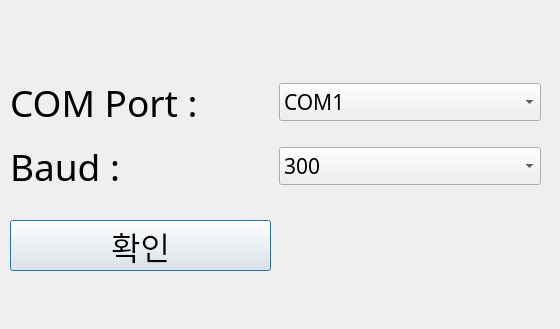
<?xml version="1.0" encoding="UTF-8"?>
<ui version="4.0">
 <class>Dialog</class>
 <widget class="QDialog" name="Dialog">
  <property name="geometry">
   <rect>
    <x>0</x>
    <y>0</y>
    <width>560</width>
    <height>329</height>
   </rect>
  </property>
  <property name="windowTitle">
   <string>Dialog</string>
  </property>
  <widget class="QWidget" name="gridLayoutWidget">
   <property name="geometry">
    <rect>
     <x>10</x>
     <y>70</y>
     <width>531</width>
     <height>131</height>
    </rect>
   </property>
   <layout class="QGridLayout" name="gridLayout">
    <item row="0" column="1">
     <widget class="QComboBox" name="comboBox_com">
      <property name="font">
       <font>
        <family>08SeoulNamsan</family>
        <pointsize>16</pointsize>
       </font>
      </property>
      <item>
       <property name="text">
        <string>COM1</string>
       </property>
      </item>
      <item>
       <property name="text">
        <string>COM2</string>
       </property>
      </item>
      <item>
       <property name="text">
        <string>COM3</string>
       </property>
      </item>
      <item>
       <property name="text">
        <string>COM4</string>
       </property>
      </item>
      <item>
       <property name="text">
        <string>COM5</string>
       </property>
      </item>
      <item>
       <property name="text">
        <string>COM6</string>
       </property>
      </item>
      <item>
       <property name="text">
        <string>COM7</string>
       </property>
      </item>
      <item>
       <property name="text">
        <string>COM8</string>
       </property>
      </item>
     </widget>
    </item>
    <item row="0" column="0">
     <widget class="QLabel" name="label">
      <property name="font">
       <font>
        <family>08SeoulNamsan</family>
        <pointsize>28</pointsize>
       </font>
      </property>
      <property name="text">
       <string>COM Port : </string>
      </property>
     </widget>
    </item>
    <item row="1" column="0">
     <widget class="QLabel" name="label_2">
      <property name="font">
       <font>
        <family>08SeoulNamsan</family>
        <pointsize>28</pointsize>
       </font>
      </property>
      <property name="text">
       <string>Baud :</string>
      </property>
     </widget>
    </item>
    <item row="1" column="1">
     <widget class="QComboBox" name="comboBox_baud">
      <property name="font">
       <font>
        <family>08SeoulNamsan</family>
        <pointsize>16</pointsize>
       </font>
      </property>
      <item>
       <property name="text">
        <string>300</string>
       </property>
      </item>
      <item>
       <property name="text">
        <string>600</string>
       </property>
      </item>
      <item>
       <property name="text">
        <string>1200</string>
       </property>
      </item>
      <item>
       <property name="text">
        <string>2400</string>
       </property>
      </item>
      <item>
       <property name="text">
        <string>4800</string>
       </property>
      </item>
      <item>
       <property name="text">
        <string>9600</string>
       </property>
      </item>
      <item>
       <property name="text">
        <string>19200</string>
       </property>
      </item>
      <item>
       <property name="text">
        <string>38400</string>
       </property>
      </item>
      <item>
       <property name="text">
        <string>57600</string>
       </property>
      </item>
      <item>
       <property name="text">
        <string>115200</string>
       </property>
      </item>
     </widget>
    </item>
   </layout>
  </widget>
  <widget class="QPushButton" name="pushButton">
   <property name="geometry">
    <rect>
     <x>10</x>
     <y>220</y>
     <width>261</width>
     <height>51</height>
    </rect>
   </property>
   <property name="font">
    <font>
     <family>08SeoulNamsan</family>
     <pointsize>24</pointsize>
    </font>
   </property>
   <property name="text">
    <string>확인</string>
   </property>
  </widget>
 </widget>
 <resources/>
 <connections/>
</ui>
